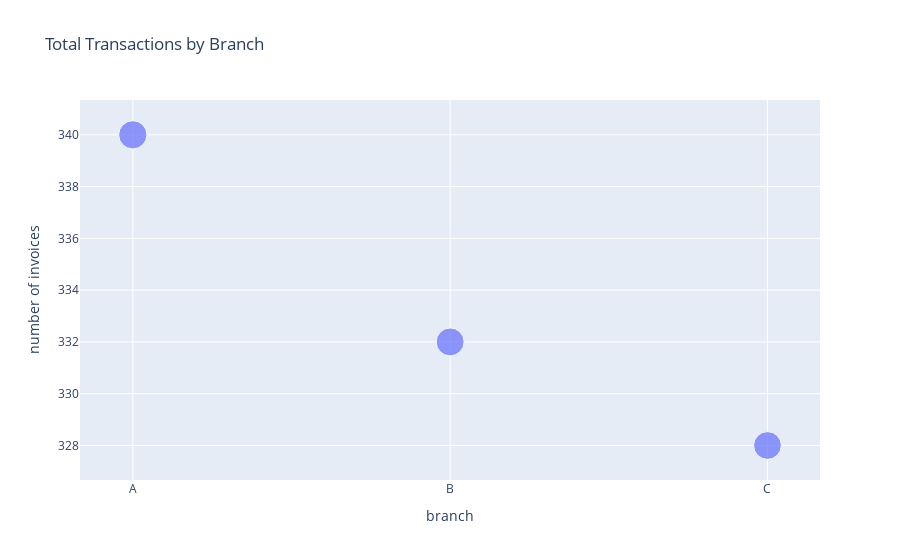

Source (notebook cell):
### Code cell
px.scatter(data_frame=invoices_per_branch, x='branch', y='number of invoices', size='number of invoices', title='Total Transactions by Branch')

### Figure 1 — Plotly figure (JSON) as saved in the notebook; plotly's stock layout.template omitted (floating-point values rounded to 4 significant figures)
{"data": [{"hovertemplate": "branch=%{x}<br>number of invoices=%{marker.size}<extra></extra>", "legendgroup": "", "marker": {"color": "#636efa", "size": [340, 332, 328], "sizemode": "area", "sizeref": 0.85, "symbol": "circle"}, "mode": "markers", "name": "", "orientation": "v", "showlegend": false, "type": "scatter", "x": ["A", "B", "C"], "xaxis": "x", "y": [340, 332, 328], "yaxis": "y"}], "layout": {"legend": {"itemsizing": "constant", "tracegroupgap": 0}, "title": {"text": "Total Transactions by Branch"}, "xaxis": {"anchor": "y", "domain": [0, 1], "title": {"text": "branch"}}, "yaxis": {"anchor": "x", "domain": [0, 1], "title": {"text": "number of invoices"}}}}
